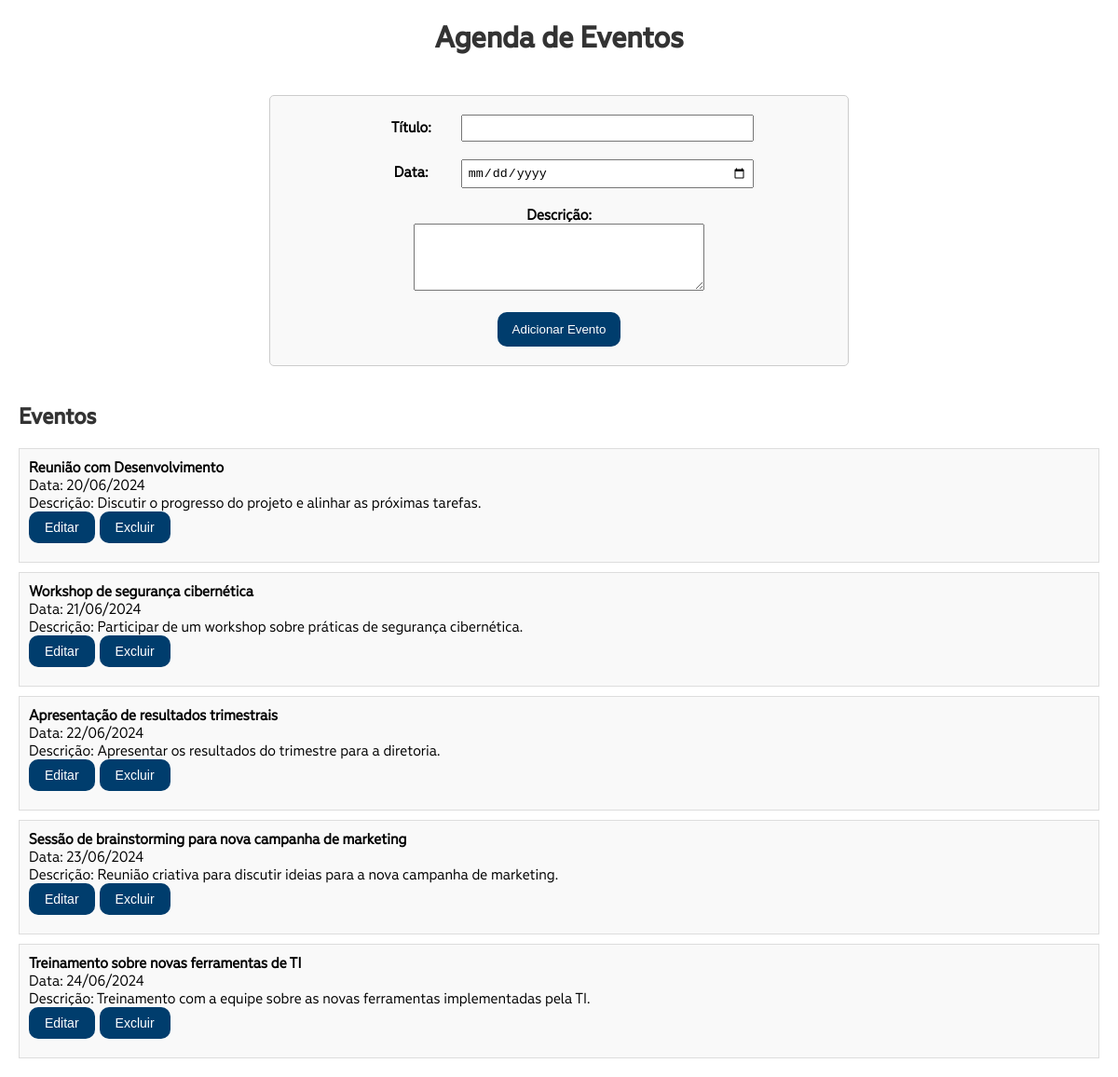
The page / on the database its author committed.
### tables this page shows
CREATE TABLE `eventos` (
  `id` int NOT NULL AUTO_INCREMENT,
  `title` varchar(255) NOT NULL,
  `date` date NOT NULL,
  `description` varchar(1000) NOT NULL,
  PRIMARY KEY (`id`)
);

### src/Repository/EventRepository.php (called while the page is built, shortened)
<?php
class EventRepository
{
    private PDO $pdo;
    public function __construct(PDO $pdo)
    {
        $this->pdo = $pdo;
    }
    public function getEventos(){
        try{
            $query = "SELECT * FROM eventos ORDER BY `date`";
            $call = $this->pdo->query($query);
            $eventos = $call->fetchAll(PDO::FETCH_ASSOC);
            $dados = array_map(function ($evento){
                return new Evento($evento['id'],
                                $evento['title'],
                                $evento['date'],
                                $evento['description']);
            }, $eventos);
            return $dados;
        }
        catch(Exception $e){
            exit("Não foi possível resgatar os Eventos da agenda: ". $e->getMessage());
        }
    }
}
?>

### src/Model/Evento.php (called while the page is built, shortened)
<?php
class Evento
{
    private string $title;
    private string $date;
    private string $description;
    public function __construct(?int $id, string $title, string $date, string $description)
    {
        $this->title = $title;
        $this->date = $date;
        $this->description = $description;
    }
    public function getTitle(){
        return $this->title;
    }
    public function getDate(){
        return $this->date;
    }
    public function getDescription(){
        return $this->description;
    }
}
?>

### events.php (the view, shortened to what this page needs)
<?php
    if (!empty($events)) {
        echo '<ul>';
        foreach ($events as $event) {
            echo '<li>';
            echo '<strong>' . htmlspecialchars($event->getTitle()) . '</strong><br>';
            echo 'Data: ' . date('d/m/Y', strtotime($event->getDate())) . '<br>';
            echo 'Descrição: ' . htmlspecialchars($event->getDescription()) . '<br>';
            echo '<form action = "editEvent.php" class="EventForm" method="GET">';
                echo '<input type="submit" class="EditBtn" value="Editar">';
            echo '</form>';
            echo '<form action = "excludeEvent.php" class="EventForm" method="POST">';
                echo '<input type="submit" class="ExcluirBtn" value="Excluir">';
            echo '</form>';
            echo '</li>';
        }
        echo '</ul>';
    } else {
        echo '<p>Não há eventos agendados.</p>';
    }
?>

### index.php (shortened to what this page needs)
<?php
    require "./src/db-connection.php";
    require "./src/Model/Evento.php";
    require "./src/Repository/EventRepository.php";
    $eventsRepository =  new EventRepository($pdo);
    $events = $eventsRepository->getEventos();
?>
<!DOCTYPE html>
<html lang="pt-BR">
<head>
    <link rel="stylesheet" href="./css/styles.css">
    <link rel="stylesheet" href="./css/fonts.css">
</head>
<body>
    <h1 class="TituloAgenda">Agenda de Eventos</h1>
    <div class="AddEvent">
        <form action="addEvent.php" class="AddEvent" method="POST" onsubmit="return validateForm()">
            <label for="title">Título:</label>
            <input type="text" id="title" name="title"><br><br>
            <label for="date">Data:</label>
            <input type="date" id="date" name="date"><br><br>
            <label for="description">Descrição:</label><br>
            <textarea id="description" name="description" rows="4" cols="50"></textarea><br><br>
            <input type="submit" class="AddEvent" name="AddEvent" value="Adicionar Evento">
        </form>
    </div>
    <h2>Eventos</h2>
    <?php include 'events.php'; ?>
</body>
</html>

### css/styles.css (style rules this page uses)
body { font-family: "geometrianarrow", serif; margin: 20px; }
h1, h2 { font-family: "geometrianarrow-medium", serif; color: #333; }
form { margin-bottom: 20px; }
label { display: inline-block; width: 100px; font-weight: bold; }
div.AddEvent { display: flex; flex-direction: column; align-items: center; justify-content: center; height: auto; }
.TituloAgenda { text-align: center; }
.EventForm { display: inline-block; margin-bottom: 10px; }
form.AddEvent { text-align: center; width: 50%; max-width: 600px; padding: 20px; border: 1px solid #ccc; border-radius: 5px; background-color: #f9f9f9; margin-top: 20px; }
input[type="text"], input[type="date"], textarea { width: 300px; padding: 5px; }
.EditBtn, .ExcluirBtn, input.EditEvent { padding: 8px 16px; font-size: 14px; background-color: #003D6D; color: white; border: 1px solid transparent; border-radius: 10px; cursor: pointer; transition: background-color 0.3s ease; margin-right: 5px; }
input.AddEvent { padding: 10px 15px; background-color: #003D6D; color: white; border: 1px solid transparent; cursor: pointer; border-radius: 10px; }
ul { list-style-type: none; padding: 0; }
li { background-color: #f9f9f9; margin-bottom: 10px; padding: 10px; border: 1px solid #ddd; }

### rows shown on the page
eventos: title "Reunião com Desenvolvimento", date "20/06/2024", description "Discutir o progresso do projeto e alinhar as próximas tarefas."
eventos: title "Workshop de segurança cibernética", date "21/06/2024", description "Participar de um workshop sobre práticas de segurança cibernética."
eventos: title "Apresentação de resultados trimestrais", date "22/06/2024", description "Apresentar os resultados do trimestre para a diretoria."
eventos: title "Sessão de brainstorming para nova campanha de marketing", date "23/06/2024", description "Reunião criativa para discutir ideias para a nova campanha de marketing."
eventos: title "Treinamento sobre novas ferramentas de TI", date "24/06/2024", description "Treinamento com a equipe sobre as novas ferramentas implementadas pela TI."
